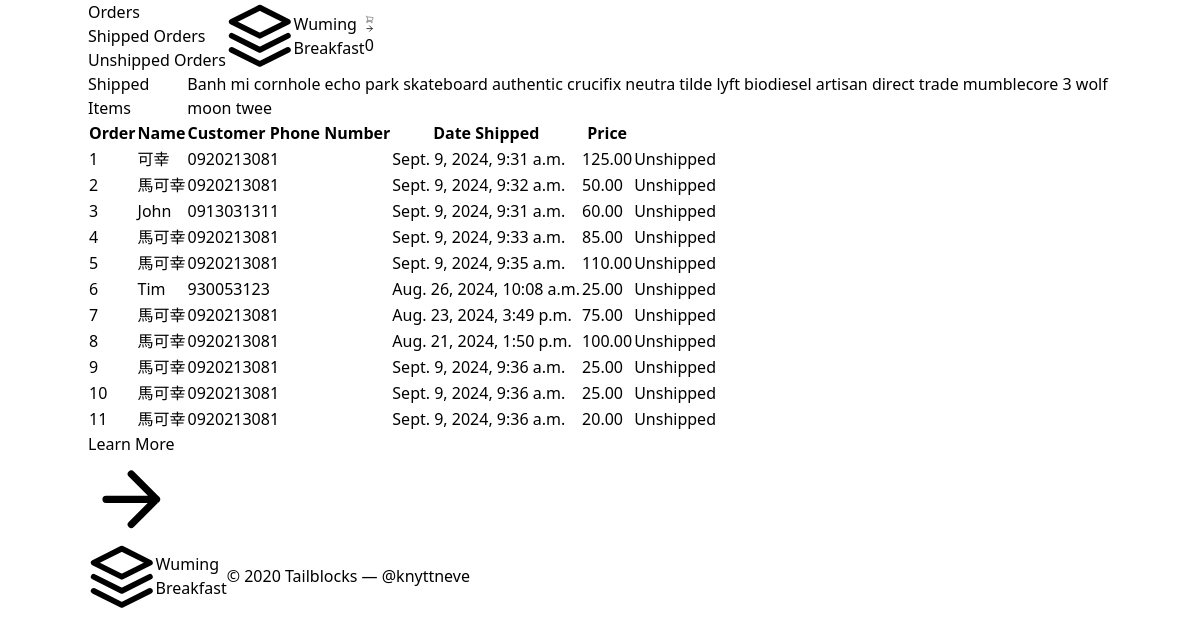
The page /payment/shipped_dash/ (signed in) on the database its author committed.
### payment/models.py (models this page shows, shortened)
class Order(models.Model):
    user = models.ForeignKey(User, on_delete=models.CASCADE, blank=True, null=True)
    full_nammes = models.CharField(max_length=200)
    phone = models.CharField(max_length=200)
    email = models.EmailField(max_length=200, blank=True, null=True)
    shipping_address = models.TextField(max_length=200, blank=True, null=True)
    amount_paid = models.DecimalField(max_digits=6, decimal_places=2)
    date_added = models.DateTimeField(auto_now_add=True)
    shipped = models.BooleanField(default=False)
    date_shipped = models.DateTimeField(blank=True, null=True)

### payment/views.py (the view, shortened to what this page needs)
# urls.py: path('shipped_dash/', views.shipped_dash, name='shipped_dash'),
def shipped_dash(request):
    if request.user.is_authenticated and request.user.is_superuser:
        orders = Order.objects.filter(shipped=True)
        return render(request, 'payment/shipped_dash.html',{"orders": orders})
    else:
        messages.error(request, 'You are not authorized to view this page!')
        return redirect('index')

### cart/cart.py (called while the page is built)
    def __len__(self):
        return len(self.cart)

### cart/context_proccessors.py (called while the page is built)
def cart(request):
    return {'cart': Cart(request)}

### payment/templates/payment/shipped_dash.html (shortened to what this page needs)
{% extends 'wuming/base.html' %}
{% block content %}
<section class="text-gray-600 body-font">
    <div class="container px-5 py-24 mx-auto">
      <div class="flex flex-col text-center w-full mb-20">
        <h1 class="sm:text-4xl text-3xl font-medium title-font mb-2 text-gray-900">Shipped Items</h1>
        <p class="lg:w-2/3 mx-auto leading-relaxed text-base">Banh mi cornhole echo park skateboard authentic crucifix neutra tilde lyft biodiesel artisan direct trade mumblecore 3 wolf moon twee</p>
      </div>
      <div class="lg:w-2/3 w-full mx-auto overflow-auto">
        <table class="table-auto w-full text-left whitespace-no-wrap">
            <thead>
              <tr>
                <th class="px-4 py-3 title-font tracking-wider font-medium text-gray-900 text-sm bg-gray-300 rounded-tl rounded-bl">Order</th>
                <th class="px-4 py-3 title-font tracking-wider font-medium text-gray-900 text-sm bg-gray-300 rounded-tl rounded-bl">Name</th>
                <th class="px-4 py-3 title-font tracking-wider font-medium text-gray-900 text-sm bg-gray-300">Customer Phone Number</th>
                <th class="px-4 py-3 title-font tracking-wider font-medium text-gray-900 text-sm bg-gray-300">Date Shipped</th>
                <th class="px-4 py-3 title-font tracking-wider font-medium text-gray-900 text-sm bg-gray-300">Price</th>
                <th class="w-10 title-font tracking-wider font-medium text-gray-900 text-sm bg-gray-300 rounded-tr rounded-br"></th>
              </tr>
            </thead>
            <tbody>
              {% for item in orders %}
              <tr>
                <td class="px-4 py-3"><a href="{% url 'order_detail' item.id %}">{{ item.id }}</a></td>
                <td class="px-4 py-3">{{ item.full_nammes }}</td>
                <td class="px-4 py-3">{{ item.phone }}</td>
                <td class="px-4 py-3">{{ item.date_shipped }}</td>
                <td class="px-4 py-3 text-lg text-gray-900">{{ item.amount_paid }}</td>
                <td class="w-10 text-center">
                  <form method="POST">
                    <button class="flex ml-auto text-white bg-red-500 border-0 py-2 px-6 focus:outline-none hover:bg-red-600 rounded">
                      Unshipped
                    </button>
                  </form>
                </td>
              </tr>
              {% endfor %}
            </tbody>
          </table>
      </div>
      <div class="flex pl-4 mt-4 lg:w-2/3 w-full mx-auto">
        <a class="text-yellow-500 inline-flex items-center md:mb-2 lg:mb-0">Learn More
          <svg fill="none" stroke="currentColor" stroke-linecap="round" stroke-linejoin="round" stroke-width="2" class="w-4 h-4 ml-2" viewBox="0 0 24 24">
            <path d="M5 12h14M12 5l7 7-7 7"></path>
          </svg>
        </a>
      </div>
    </div>
</section>
{% endblock %}

### rows shown on the page
Order: id "1", full_nammes "可幸", phone "0920213081", date_shipped "Sept. 9, 2024, 9:31 a.m.", amount_paid "125.00"
Order: id "2", full_nammes "馬可幸", phone "0920213081", date_shipped "Sept. 9, 2024, 9:32 a.m.", amount_paid "50.00"
Order: id "3", full_nammes "John", phone "0913031311", date_shipped "Sept. 9, 2024, 9:31 a.m.", amount_paid "60.00"
Order: id "4", full_nammes "馬可幸", phone "0920213081", date_shipped "Sept. 9, 2024, 9:33 a.m.", amount_paid "85.00"
Order: id "5", full_nammes "馬可幸", phone "0920213081", date_shipped "Sept. 9, 2024, 9:35 a.m.", amount_paid "110.00"
Order: id "6", full_nammes "Tim", phone "930053123", date_shipped "Aug. 26, 2024, 10:08 a.m.", amount_paid "25.00"
Order: id "7", full_nammes "馬可幸", phone "0920213081", date_shipped "Aug. 23, 2024, 3:49 p.m.", amount_paid "75.00"
Order: id "8", full_nammes "馬可幸", phone "0920213081", date_shipped "Aug. 21, 2024, 1:50 p.m.", amount_paid "100.00"
Order: id "9", full_nammes "馬可幸", phone "0920213081", date_shipped "Sept. 9, 2024, 9:36 a.m.", amount_paid "25.00"
Order: id "10", full_nammes "馬可幸", phone "0920213081", date_shipped "Sept. 9, 2024, 9:36 a.m.", amount_paid "25.00"
Order: id "11", full_nammes "馬可幸", phone "0920213081", date_shipped "Sept. 9, 2024, 9:36 a.m.", amount_paid "20.00"

### other values the page prints
{{ cart|length }} "0"
